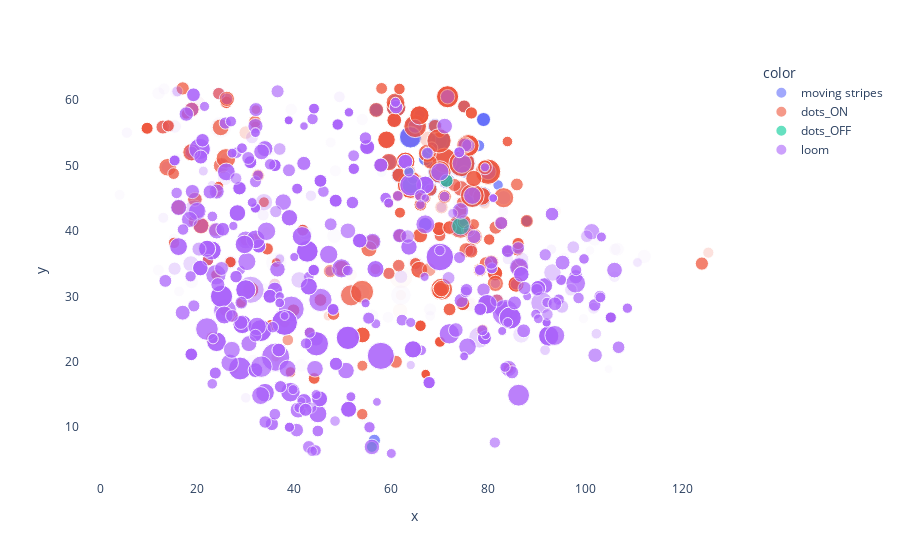

Notebook source saved alongside this figure:
### Code cell
import plotly.express as px
fig = px.scatter(x=pooled_data['x_centroid'], y=pooled_data['y_centroid']%y_res, color=pooled_data['stimtype'], size=abs(pooled_data['amplitude']), opacity=pooled_data['size']/ pooled_data['size'].max())

fig.update_layout(
    plot_bgcolor='rgba(0,0,0,0)',  # Transparent background for the plot area
    #paper_bgcolor='rgba(0,0,0,0)',  # Transparent background for the overall figure
)

# Update axes to remove gridlines
fig.update_xaxes(showgrid=False)  # Disable gridlines for x-axis
fig.update_yaxes(showgrid=False)  # Disable gridlines for y-axis

### Figure 1 — Plotly figure (JSON) as saved in the notebook; plotly's stock layout.template omitted (floating-point values rounded to 4 significant figures; data arrays with more than 128 entries replaced by an {"elided": "..."} marker saying what was removed)
{"data": [{"hovertemplate": "color=moving stripes<br>x=%{x}<br>y=%{y}<br>size=%{marker.size}<extra></extra>", "legendgroup": "moving stripes", "marker": {"color": "#636efa", "opacity": {"elided": "692 float values"}, "size": [5.295, 3.109, 2.578, 7.428, 4.143, 1.99, 1.653, 1.858, 2.151, 3.125, 9.895, 4.263, 3.544, 1.73, 2.214, 2.481, 3.015, 2.564, 2.744, 2.018, 1.851, 1.955, 2.077, 8.768, 9.367, 6.821, 11.97, 6.067, 5.164, 1.908, 7.673, 6.691, 6.054, 8.357, 2.564, 4.44, 4.256, 2.944, 8.028, 2.281, 6.139, 5.73, 3.299, 2.235, 3.724, 3.94, 3.1, 2.083, 2.451, 2.694, 3.083, 2.566, 2.465, 2.373, 3.66, 3.063, 1.801, 3.217, 2.058, 2.488], "sizemode": "area", "sizeref": 0.03267, "symbol": "circle"}, "mode": "markers", "name": "moving stripes", "orientation": "v", "showlegend": true, "type": "scatter", "x": [67, 67, 62.9, 74.27, 59.5, 55.02, 78.26, 79.76, 67, 66, 71, 71.38, 74.24, 92.44, 67.43, 66, 57.84, 76, 63.62, 58, 98, 55.33, 84, 69.83, 70, 64.91, 74.54, 75.85, 65.79, 64.48, 79.94, 78.64, 60.97, 76.69, 73, 77, 60.86, 75.17, 63.94, 68.33, 71.59, 83.15, 56.89, 68, 67.97, 61.59, 60.6, 87.92, 75, 60.33, 79.3, 75, 56.5, 78, 69, 67, 82, 79, 74, 66], "xaxis": "x", "y": [47, 41, 50.57, 40.73, 50.5, 52.8, 34.03, 28.79, 45, 44, 50.75, 47.66, 43.05, 23.94, 51.86, 45.41, 50.03, 47, 49, 49, 33, 26.67, 27, 53.74, 49, 55.97, 50.27, 53.03, 57.64, 48, 49.03, 45.27, 58.89, 45.38, 47, 48, 59.63, 53.1, 54.33, 52.67, 60.48, 45.06, 58.46, 50.5, 46.35, 48.5, 56.9, 41.5, 49, 59.33, 49.7, 59, 8, 53, 56, 51, 47, 57, 52, 58], "yaxis": "y"}, {"hovertemplate": "color=dots_ON<br>x=%{x}<br>y=%{y}<br>size=%{marker.size}<extra></extra>", "legendgroup": "dots_ON", "marker": {"color": "#EF553B", "opacity": {"elided": "692 float values"}, "size": {"elided": "198 float values"}, "sizemode": "area", "sizeref": 0.03267, "symbol": "circle"}, "mode": "markers", "name": "dots_ON", "orientation": "v", "showlegend": true, "type": "scatter", "x": {"elided": "198 float values"}, "xaxis": "x", "y": {"elided": "198 float values"}, "yaxis": "y"}, {"hovertemplate": "color=dots_OFF<br>x=%{x}<br>y=%{y}<br>size=%{marker.size}<extra></extra>", "legendgroup": "dots_OFF", "marker": {"color": "#00cc96", "opacity": {"elided": "692 float values"}, "size": [1.368, 4.964, 5.125, 2.824, 1.702, 1.848, 1.978], "sizemode": "area", "sizeref": 0.03267, "symbol": "circle"}, "mode": "markers", "name": "dots_OFF", "orientation": "v", "showlegend": true, "type": "scatter", "x": [67, 64, 74.27, 71.38, 67.43, 63.62, 56], "xaxis": "x", "y": [47, 47, 40.73, 47.66, 51.86, 49, 7], "yaxis": "y"}, {"hovertemplate": "color=loom<br>x=%{x}<br>y=%{y}<br>size=%{marker.size}<extra></extra>", "legendgroup": "loom", "marker": {"color": "#ab63fa", "opacity": {"elided": "692 float values"}, "size": {"elided": "427 float values"}, "sizemode": "area", "sizeref": 0.03267, "symbol": "circle"}, "mode": "markers", "name": "loom", "orientation": "v", "showlegend": true, "type": "scatter", "x": {"elided": "427 float values"}, "xaxis": "x", "y": {"elided": "427 float values"}, "yaxis": "y"}], "layout": {"legend": {"itemsizing": "constant", "title": {"text": "color"}, "tracegroupgap": 0}, "margin": {"t": 60}, "plot_bgcolor": "rgba(0,0,0,0)", "xaxis": {"anchor": "y", "domain": [0, 1], "showgrid": false, "title": {"text": "x"}}, "yaxis": {"anchor": "x", "domain": [0, 1], "showgrid": false, "title": {"text": "y"}}}}
